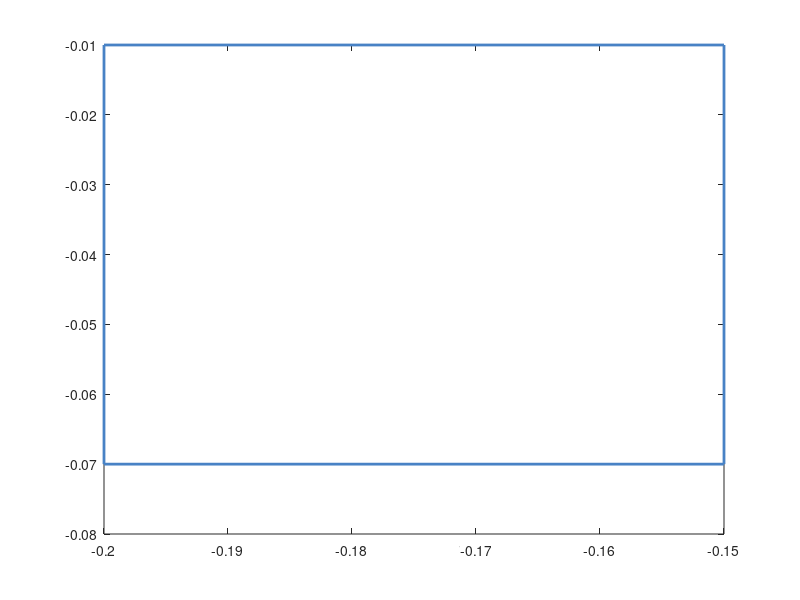

MATLAB code for this plot: (Note: this script raises an error after producing the figure.)
plot( [-0.2, -0.15, -0.15, -0.2, -0.2], [-0.07,-0.07,-0.01,-0.01,-0.07] , 'color' , [72/255 130/255 197/255], 'LineWidth', 2.0);
hold on;
clear;
Ts = 0.2;  % Sample Time
N = 3;    % Prediction horizon
Duration = 6; % Simulation horizon

radius = 0.05;

global simulation_result;
global disturb_range;

disturb_range = 0.1; % Disturbance range

formatSpec = '%f %f %f\n';

fileID = fopen('nn_4_sigmoid.txt','w');

for m=1:100

    
x0 = 0.35 + radius*rand(1);
y0 = -0.35 + radius*rand(1);
z0 = 0.35 + radius*rand(1);

x = [x0;y0;z0;];

simulation_result = x;

options = optimoptions('fmincon','Algorithm','sqp','Display','none');
uopt = zeros(N,1);

u_max = 0;

% Apply the control input constraints
LB = -3*ones(N,1);
UB = 3*ones(N,1);

x_now = zeros(3,1);
x_next = zeros(3,1);
z = zeros(4,1);

x_now = x;

% Start simulation
for ct = 1:(Duration/Ts)
     u = NN_output_sigmoid(x_now,0.5,6,'nn_4_sigmoid');
     
     z(1) = x_now(1) ;
     z(2) = x_now(2) ;
     z(3) = x_now(3) ;
     z(4) = u ;
     
    x_next = system_eq_dis(x_now, Ts, u);

    x = x_next;
    x_now = x_next;
end

plot(simulation_result(1,:),simulation_result(2,:), 'color', [223/255, 67/255, 69/255]);
% title('Benchmark 6 (sigmoid)', 'FontSize', 14)
% xlabel('x1', 'FontSize', 14);
% ylabel('x2', 'FontSize', 14);
set(gca,'FontSize',16)
hold on;

fprintf(fileID, formatSpec, simulation_result(1:3,:));

end
fclose(fileID);

% fig = gcf;
% fig.PaperPositionMode = 'auto';
% fig_pos = fig.PaperPosition;
% fig.PaperSize = [fig_pos(3) fig_pos(4)];
% print(fig,'../Benchmarks/benchmark6_sigmoid','-dpdf')
% export_fig ../Benchmarks/benchmark6_sigmoid.pdf